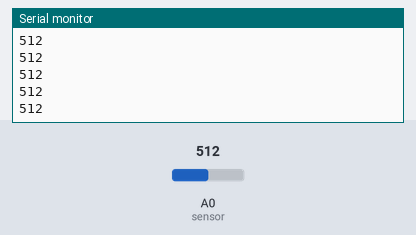
A sketch run on a simulated Arduino Uno, built with avr-gcc and run on an emulated ATmega328P. Shown: the last lines printed to the serial monitor. The test bench sets the inputs (shaded band); at power-on: A0 (sensor) = 512.

Above: at 1.2 s.
1.3 s: A0 (sensor) set to 716
At 2.2 s:
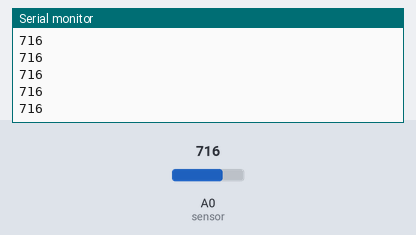
2.8 s: A0 (sensor) set to 900
At 3.3 s:
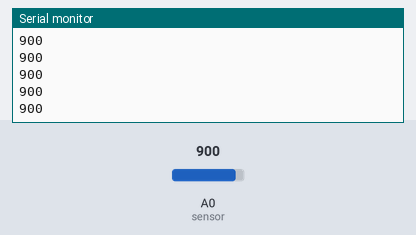
Timing chart, 0 to 5.8 s (numbered marks = the images above; inputs shaded):
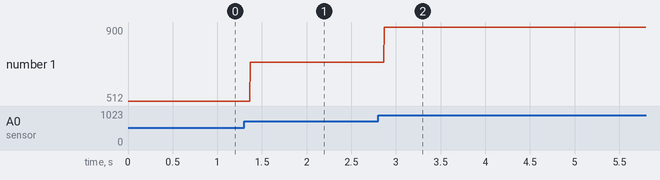

The sketch:

sensor_luz.ino
```cpp
/*
  Código con el sensor de luz básico sin led
  Seminario Bellas Artes UGR
  Paula de la Hoz
*/

//conectamos el sensor analógico 0
const int sensor = 0;

//variable que necesitaremos después con el valor del sensor
int valor;

void setup(void) {
  //iniciamos el monitor serie en el canal 9600 (estandard)
  Serial.begin(9600);
}

void loop(void) {

  //igualamos valor a la lectura del sensor
  valor = analogRead(sensor);

  //imprimimos en el monitor el valor
  Serial.println(valor);

}

//podemos consultar el valor en herramientas -> monitor serie
```

Measured:
- after the input at 1.3 s, the serial monitor: prints a new line after 0.07 s (image 1)
- after the input at 2.8 s, the serial monitor: prints a new line after 0.07 s (image 2)
- plotted number 1: 512 → 716 after the input at 1.3 s, 716 → 900 after the input at 2.8 s
